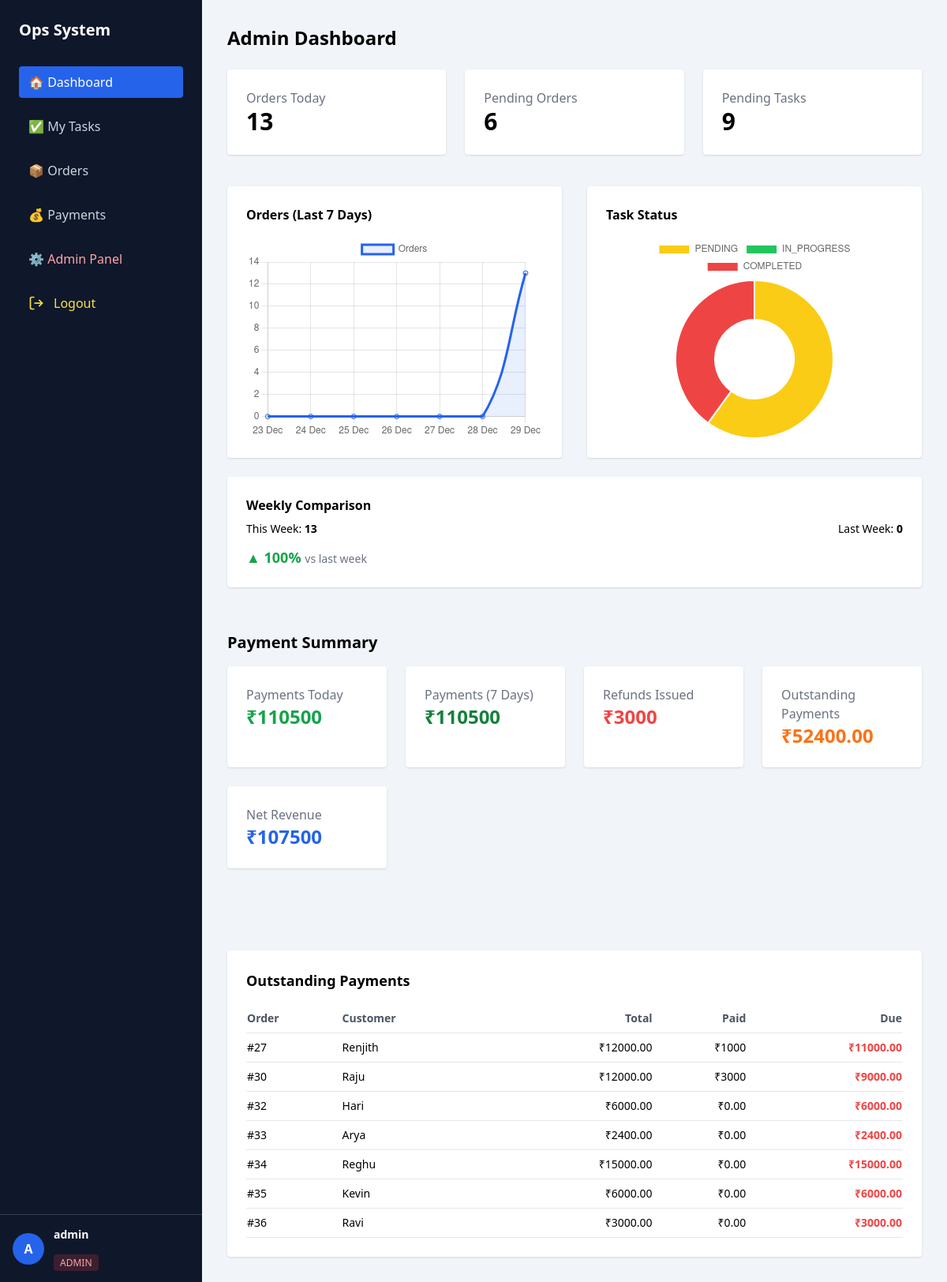
The app's page / (signed in) with its own data.
### orders/models.py (models this page shows, shortened)
class Order(models.Model):
    STATUS_CHOICES = (
        ('NEW', 'New'),
        ('IN_PROGRESS', 'In Progress'),
        ('COMPLETED', 'Completed'),
        ('CANCELLED', 'Cancelled'),
    )
    customer_name = models.CharField(max_length=100)
    product = models.ForeignKey(Product, on_delete=models.PROTECT)
    quantity = models.PositiveIntegerField()
    status = models.CharField(
        max_length=20,
        choices=STATUS_CHOICES,
        default='NEW'
    )
    assigned_to = models.ForeignKey(
        User,
        on_delete=models.SET_NULL,
        null=True,
        blank=True
    )
    created_at = models.DateTimeField(auto_now_add=True)
    def total_paid(self):
        return (
            self.payments.aggregate(total=Sum('amount'))['total']
            or Decimal('0.00')
        )
    def total_amount(self):
        return self.quantity * self.product.price
    def outstanding_amount(self):
        return self.total_amount() - self.total_paid()

### inventory/models.py (models this page shows, shortened)
class Product(models.Model):
    name = models.CharField(max_length=100)
    sku = models.CharField(max_length=50, unique=True)
    current_stock = models.IntegerField(default=0)
    reorder_level = models.IntegerField(default=10)
    is_active = models.BooleanField(default=True)
    price = models.DecimalField(max_digits=10,decimal_places=2,default=0)

### core/views.py (the view)
# urls.py: path('', views.dashboard, name='dashboard'),
@login_required
def dashboard(request):
    context = {}
    if request.user.is_superuser:
        context.update(order_metrics())
        context.update(task_metrics())
        context.update(admin_chart_data())
        context.update(weekly_comparison())
        context.update(payment_summary())
        outstanding_orders = [
        o for o in Order.objects.exclude(status='CANCELLED')
        if o.outstanding_amount() > 0]
        context["outstanding_orders"] = outstanding_orders
        return render(request, 'core/admin_dashboard.html', context)
    context.update(task_metrics(user=request.user))
    context.update(staff_task_charts(request.user))
    context.update(tasks_due_today(request.user))
    return render(request, 'core/staff_dashboard.html', context)

### core/utils.py (called while the page is built)
def order_metrics():
    today = timezone.now().date()
    week_start = today - timedelta(days=7)
    return {
        "orders_today": Order.objects.filter(created_at__date=today).count(),
        "orders_week": Order.objects.filter(created_at__date__gte=week_start).count(),
        "orders_pending": Order.objects.filter(
            status__in=['NEW', 'IN_PROGRESS']
        ).count(),
    }

def task_metrics(user=None):
    today = timezone.now().date()
    qs = Task.objects.all()
    if user:
        qs = qs.filter(assigned_to=user)
    return {
        "tasks_pending": qs.exclude(status='COMPLETED').count(),
        "tasks_completed_today": qs.filter(
            status='COMPLETED',
            completed_at__date=today
        ).count(),
    }

def weekly_comparison():
    today = timezone.now().date()
    this_week_start = today - timedelta(days=today.weekday())
    last_week_start = this_week_start - timedelta(days=7)
    last_week_end = this_week_start - timedelta(days=1)
    this_week_orders = Order.objects.filter(
        created_at__date__gte=this_week_start
    ).count()
    last_week_orders = Order.objects.filter(
        created_at__date__range=(last_week_start, last_week_end)
    ).count()
    change = this_week_orders - last_week_orders
    percent = (
        (change / last_week_orders) * 100
        if last_week_orders > 0 else 100
    )
    return {
        "this_week_orders": this_week_orders,
        "last_week_orders": last_week_orders,
        "week_change": change,
        "week_percent": round(percent, 1),
    }

### core/templates/core/admin_dashboard.html (shortened to what this page needs)
{% extends "core/base.html" %}
{% block content %}
<h1 class="text-2xl font-bold mb-6">Admin Dashboard</h1>
<div class="grid grid-cols-3 gap-6 mb-10">
    <div class="bg-white p-6 rounded shadow">
        <p class="text-gray-500">Orders Today</p>
        <p class="text-3xl font-bold">{{ orders_today }}</p>
    </div>
    <div class="bg-white p-6 rounded shadow">
        <p class="text-gray-500">Pending Orders</p>
        <p class="text-3xl font-bold">{{ orders_pending }}</p>
    </div>
    <div class="bg-white p-6 rounded shadow">
        <p class="text-gray-500">Pending Tasks</p>
        <p class="text-3xl font-bold">{{ tasks_pending }}</p>
    </div>
</div>
<div class="grid grid-cols-2 gap-8">
    <div class="bg-white p-6 rounded shadow">
        <h2 class="font-semibold mb-4">Orders (Last 7 Days)</h2>
        <div class="relative h-64">
            <canvas id="ordersChart"></canvas>
        </div>
    </div>
    <div class="bg-white p-6 rounded shadow">
        <h2 class="font-semibold mb-4">Task Status</h2>
        <div class="relative h-64">
            <canvas id="tasksChart"></canvas>
        </div>
    </div>
</div>
<br>
<div class="bg-white p-6 rounded shadow mb-8">
    <h3 class="font-semibold mb-2">Weekly Comparison</h3>
    <div class="flex justify-between text-sm">
        <span>This Week: <b>{{ this_week_orders }}</b></span>
        <span>Last Week: <b>{{ last_week_orders }}</b></span>
    </div>
    <p class="mt-3 text-lg font-bold
        {% if week_change >= 0 %}
            text-green-600
        {% else %}
            text-red-600
        {% endif %}
    ">
        {% if week_change >= 0 %}▲{% else %}▼{% endif %}
        {{ week_percent }}%
        <span class="text-sm font-normal text-gray-500">
            vs last week
        </span>
    </p>
</div>
<br>
<h2 class="text-xl font-semibold mb-4">Payment Summary</h2>
<div class="grid grid-cols-4 gap-6 mb-10">
    <div class="bg-white p-6 rounded shadow">
        <p class="text-gray-500">Payments Today</p>
        <p class="text-2xl font-bold text-green-600">
            ₹{{ payments_today }}
        </p>
    </div>
    <div class="bg-white p-6 rounded shadow">
        <p class="text-gray-500">Payments (7 Days)</p>
        <p class="text-2xl font-bold text-green-700">
            ₹{{ payments_week }}
        </p>
    </div>
    <div class="bg-white p-6 rounded shadow">
        <p class="text-gray-500">Refunds Issued</p>
        <p class="text-2xl font-bold text-red-500">
            ₹{{ refunds_total }}
        </p>
    </div>
    <div class="bg-white p-6 rounded shadow">
        <p class="text-gray-500">Outstanding Payments</p>
        <p class="text-2xl font-bold text-orange-500">
            ₹{{ outstanding_amount }}
        </p>
    </div>
    <div class="bg-white p-6 rounded shadow">
        <p class="text-gray-500">Net Revenue</p>
        <p class="text-2xl font-bold text-blue-600">
            ₹{{ net_revenue }}
        </p>
    </div>
</div>
<br>
<div class="bg-white p-6 rounded shadow mt-10">
    <h2 class="text-lg font-semibold mb-4">Outstanding Payments</h2>
    <table class="w-full text-sm">
        <thead>
            <tr class="border-b text-gray-600">
                <th class="text-left py-2">Order</th>
                <th class="text-left">Customer</th>
                <th class="text-right">Total</th>
                <th class="text-right">Paid</th>
                <th class="text-right">Due</th>
            </tr>
        </thead>
        <tbody>
        {% for order in outstanding_orders %}
            <tr class="border-b">
                <td class="py-2">#{{ order.id }}</td>
                <td>{{ order.customer_name }}</td>
                <td class="text-right">₹{{ order.total_amount }}</td>
                <td class="text-right">₹{{ order.total_paid }}</td>
                <td class="text-right font-semibold text-red-500">
                    ₹{{ order.outstanding_amount }}
                </td>
            </tr>
        {% empty %}
            <tr>
                <td colspan="5" class="text-center py-4 text-gray-500">
                    No outstanding payments 🎉
                </td>
            </tr>
        {% endfor %}
        </tbody>
    </table>
</div>
{% endblock %}
{% block scripts %}
<script>
    const orderLabels = JSON.parse(document.getElementById("order-labels").textContent);
    const orderCounts = JSON.parse(document.getElementById("order-counts").textContent);
    const taskLabels = JSON.parse(document.getElementById("task-labels").textContent);
    const taskCounts = JSON.parse(document.getElementById("task-counts").textContent);
    new Chart(document.getElementById("ordersChart"), {
        type: "line",
        data: {
            labels: orderLabels,
            datasets: [{
                label: "Orders",
                data: orderCounts,
                borderColor: "#2563eb",
                backgroundColor: "rgba(37,99,235,0.1)",
                tension: 0.4,
                fill: true
            }]
        },
        options: {
            responsive: true,
            maintainAspectRatio: false
        }
    });
    new Chart(document.getElementById("tasksChart"), {
        type: "doughnut",
        data: {
            labels: taskLabels,
            datasets: [{
                data: taskCounts,
                backgroundColor: ["#facc15", "#22c55e", "#ef4444"]
            }]
        },
        options: {
            responsive: true,
            maintainAspectRatio: false
        }
    });
</script>
{% endblock %}

### core/templates/core/base.html (shortened to what this page needs)
<!DOCTYPE html>
<html lang="en">
<head>
    <script src="https://cdn.tailwindcss.com"></script>
</head>
<body class="bg-slate-100 h-screen overflow-hidden flex">
{% if user.is_authenticated %}
<aside class="w-64 bg-slate-900 text-white h-screen flex flex-col">
    <div class="p-6">
        <h2 class="text-xl font-bold mb-8">Ops System</h2>
        <nav class="space-y-4">
            <a href="/"
               class="flex items-center gap-3 px-3 py-2 rounded
               {% if request.path == '/' %}
                   bg-blue-600 text-white
               {% else %}
                   text-slate-300 hover:bg-slate-800
               {% endif %}">
                🏠 Dashboard
            </a>
            <a href="/tasks/"
               class="flex items-center gap-3 px-3 py-2 rounded
               {% if request.path|slice:':7' == '/tasks/' %}
                   bg-blue-600 text-white
               {% else %}
                   text-slate-300 hover:bg-slate-800
               {% endif %}">
                ✅ My Tasks
            </a>
            <a href="/orders/"
               class="flex items-center gap-3 px-3 py-2 rounded
               {% if request.path|slice:':8' == '/orders/' %}
                   bg-blue-600 text-white
               {% else %}
                   text-slate-300 hover:bg-slate-800
               {% endif %}">
                📦 Orders
            </a>
            {% if user.is_superuser %}
            <a href="/payments/"
               class="flex items-center gap-3 px-3 py-2 rounded
               {% if request.path|slice:':10' == '/payments/' %}
                   bg-blue-600 text-white
               {% else %}
                   text-slate-300 hover:bg-slate-800
               {% endif %}">
                💰 Payments
            </a>
            <a href="/admin/"
               class="flex items-center gap-3 px-3 py-2 rounded
               text-red-300 hover:bg-red-900/30 hover:text-red-200 transition">
                ⚙ Admin Panel
            </a>
            {% endif %}
            <a href="/logout/"
                class="flex items-center gap-3 px-3 py-2 rounded
                        text-yellow-300 hover:bg-yellow-900/30 hover:text-yellow-200 transition">
                    <svg class="w-5 h-5" fill="none" stroke="currentColor" stroke-width="2"
                        viewBox="0 0 24 24">
                        <path d="M9 21H5a2 2 0 0 1-2-2V5a2 2 0 0 1 2-2h4"></path>
                        <path d="M16 17l5-5-5-5"></path>
                        <path d="M21 12H9"></path>
                    </svg>
                    Logout
                </a>
        </nav>
    </div>
    <div class="flex-1"></div>
    <div class="border-t border-slate-700 p-4 flex items-center gap-3">
        <div class="h-10 w-10 rounded-full bg-blue-600 flex items-center justify-center font-bold">
            {{ user.username|slice:":1"|upper }}
        </div>
        <div class="text-sm leading-tight">
            <p class="font-semibold">
                {{ user.get_full_name|default:user.username }}
            </p>
            <br>
            {% if user.is_superuser %}
                <span class="text-xs bg-red-500/20 text-red-300 px-2 py-0.5 rounded">
                    ADMIN
                </span>
            {% else %}
                <span class="text-xs bg-green-500/20 text-green-300 px-2 py-0.5 rounded">
                    STAFF
                </span>
            {% endif %}
        </div>
    </div>
</aside>
{% endif %}
<main class="flex-1 p-8 overflow-y-auto">
    {% block content %}{% endblock %}
</main>
{% block scripts %}{% endblock %}
</body>
</html>

### records on screen
Order: id "27", customer_name "Renjith", total_amount "12000.00", total_paid "1000", outstanding_amount "11000.00"
Order: id "30", customer_name "Raju", total_amount "12000.00", total_paid "3000", outstanding_amount "9000.00"
Order: id "32", customer_name "Hari", total_amount "6000.00", total_paid "0.00", outstanding_amount "6000.00"
Order: id "33", customer_name "Arya", total_amount "2400.00", total_paid "0.00", outstanding_amount "2400.00"
Order: id "34", customer_name "Reghu", total_amount "15000.00", total_paid "0.00", outstanding_amount "15000.00"
Order: id "35", customer_name "Kevin", total_amount "6000.00", total_paid "0.00", outstanding_amount "6000.00"
Order: id "36", customer_name "Ravi", total_amount "3000.00", total_paid "0.00", outstanding_amount "3000.00"

### other values on screen
{{ user.username|slice:":1"|upper }} "A"
{{ user.get_full_name|default:user.username }} "admin"
{{ orders_today }} "13"
{{ orders_pending }} "6"
{{ tasks_pending }} "9"
{{ this_week_orders }} "13"
{{ last_week_orders }} "0"
{{ week_percent }} "100"
{{ payments_today }} "110500"
{{ payments_week }} "110500"
{{ refunds_total }} "3000"
{{ outstanding_amount }} "52400.00"
{{ net_revenue }} "107500"
